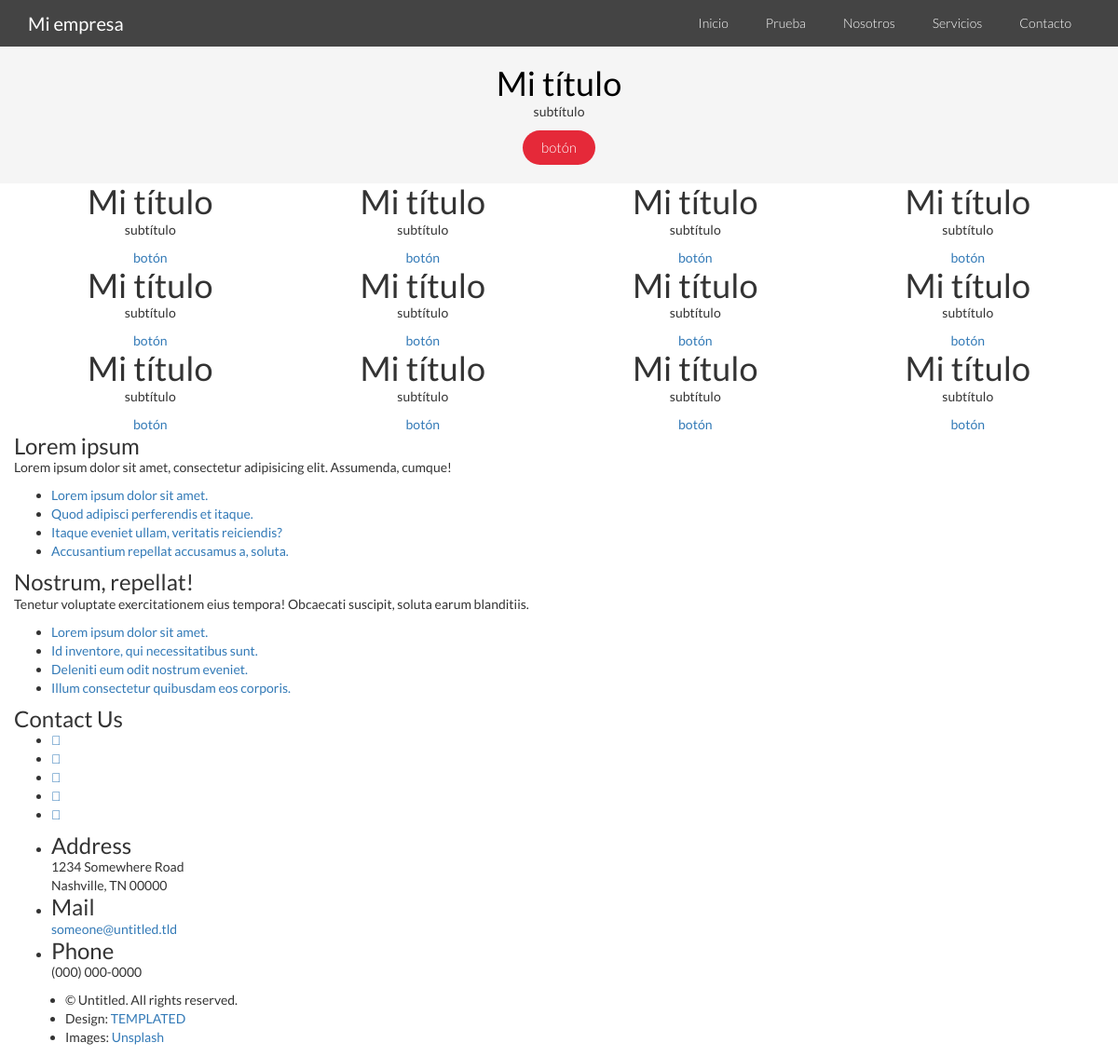
The page / on the database its author committed.
### tables this page shows
CREATE TABLE `pages` (
  `page_id` int(11) NOT NULL,
  `name` varchar(45) DEFAULT NULL,
  `url` varchar(45) DEFAULT NULL,
  `state_id` int(11) DEFAULT '1',
  `position` int(11) DEFAULT '0',
  `page_type_id` int(11) DEFAULT NULL
);

CREATE TABLE `datas` (
  `data_id` int(11) NOT NULL,
  `position` int(11) DEFAULT NULL,
  `state_id` int(11) DEFAULT NULL,
  `template_id` int(11) DEFAULT NULL,
  `content` text NOT NULL,
  `page_id` int(11) NOT NULL
);

### application/controllers/Website.php (called while the page is built, shortened)
<?php
class Website extends CI_Controller {
	public function __construct() {
		$this->load->model("pages");
        $this->load->model("datas");
	}
	public function index($page = "inicio") {
        if($this->pages->find_by_url($page)):
            $data = array(
                'pages' => $this->pages->find_all(),
                'page' => $this->pages->find_by_url($page),
                'datas' => $this->datas->find_all_by_url($page)
            );
            $this->load->view('frontend/inc/header', $data);
            $this->load->view('frontend/page_view');
            $this->load->view('frontend/inc/footer');
        else:
            echo "404";
        endif;
	}
}

### index.php (called while the page is built, shortened)
<?php
require_once BASEPATH.'core/CodeIgniter.php';

### application/models/Pages.php (called while the page is built, shortened)
<?php
class Pages extends CI_Model {
	public function find_all() {
		$this->db->order_by('position', 'ASC');
		$query = $this->db->get('pages');
		return $query->result();
	}
	public function find_by_url($url) {
		$this->db->where('url', $url);
		$query = $this->db->get('pages');
		return $query->row();
	}
}

### application/models/Datas.php (called while the page is built, shortened)
<?php
class Datas extends CI_Model {
	public function find_all_by_url($url) {
		$this->db->select('*, templates.name as temp_name');
        $this->db->from('datas');
        $this->db->join('pages', 'pages.page_id = datas.page_id');
		$this->db->join('templates', 'templates.template_id = datas.template_id', 'left');
        $this->db->where('pages.url', $url);
		$query = $this->db->get();
		return $query->result();
	}
}

### application/views/frontend/page_view.php (the view, shortened to what this page needs)
<?php
foreach ($datas as $data) {
   echo '<div class="main-temp ' . $data->class . '">
   			<div class="row">
    			<div class="col-md-12 col-sm-12 col-xs-12">
        			<div class="x_panel">';
					$data_array = array(
						"data_content" => $data->content,
						"data_template" => $data->template_id
					);
					$this->load->view("templates", $data_array);
		echo '</div>
			</div>
		</div>
	</div>';
}
?>

### application/views/frontend/inc/header.php (shortened to what this page needs)
<!DOCTYPE html>
<html lang="en">
	<head>
		<link href="<?= base_url('vendors/bootstrap/dist/css/bootstrap.min.css') ?>" rel="stylesheet">
		<link href="<?= base_url('vendors/font-awesome/css/font-awesome.min.css') ?>" rel="stylesheet">
		<link rel="stylesheet" href="<?= base_url('assets/template/css/style.css') ?>" />
		<link rel="stylesheet" href="<?= base_url('assets/template/css/front-style.css') ?>" />
	</head>
	<body>
			<header id="header">
				<div class="container">
					<div class="menu">
						<h1><a href="index.html">Mi empresa</a></h1>
						<nav id="nav">
							<?php
								foreach ($pages as $page) {
									echo '<a href="' . base_url($page->url) . '">' . $page->name . '</a>';
								}
							?>
						</nav>
					</div>
				</div>
			</header>

### application/views/templates.php
<?php
	$ncdata = explode('|', $data_content);
	switch ($data_template) {
		case '1':
			echo '<section class="template01">
					<div class="row">
						<div class="col-xs-12">
							<h1>' . $ncdata[0] . '</h1>
							<p>' . $ncdata[1] . '</p>
							<a href="">' . $ncdata[2] . '</a>
						</div>
					</div>
				</section>';
			break;
		case '2':
			echo '<section class="template02">
					<div class="container">
					<div class="row">
						<div class="col-xs-3">
							<h1>' . $ncdata[0] . '</h1>
							<p>' . $ncdata[1] . '</p>
							<a href="">' . $ncdata[2] . '</a>
						</div>
						<div class="col-xs-3">
							<h1>' . $ncdata[0] . '</h1>
							<p>' . $ncdata[1] . '</p>
							<a href="">' . $ncdata[2] . '</a>
						</div>
						<div class="col-xs-3">
							<h1>' . $ncdata[0] . '</h1>
							<p>' . $ncdata[1] . '</p>
							<a href="">' . $ncdata[2] . '</a>
						</div>
						<div class="col-xs-3">
							<h1>' . $ncdata[0] . '</h1>
							<p>' . $ncdata[1] . '</p>
							<a href="">' . $ncdata[2] . '</a>
						</div>
					</div>
					</div>
				</section>';
			break;
	}
?>

### assets/template/css/style.css (style rules this page uses)
.main-temp section { font-family: 'Lato', sans-serif; text-align: center; width: 100%; }
.main-temp.bg-grey section { background-color: #f5f5f5; }
#header { background-color: #444; }
#header .menu { display: flex; justify-content: space-between; align-items: center; }
#header .menu #nav a { color: #fff; padding: 5px 10px; margin: 10px; display: inline-block; font-weight: 300; }
#header .menu h1 { font-weight: 400; font-size: 20px; }
#header .menu h1 a { color: #fff; }
.main-temp section.template01 { padding: 20px 0; }
.main-temp section.template01 h1 { color: #000; }
.main-temp section.template01 a { font-size: 15px; font-weight: 300; padding: 8px 20px; display: inline-block; border-radius: 20px; }
.main-temp.btn-red section.template01 a { background-color: #E52939; color: #fff; }

### assets/template/css/front-style.css (style rules this page uses)
body { font-family: 'Lato', sans-serif; }
body, h1, h2, h3, h4, h5, h6 { margin: 0; padding: 0; }
a { text-decoration: none; }

### rows shown on the page
pages: name "Inicio"
pages: name "Prueba"
pages: name "Nosotros"
pages: name "Servicios"
pages: name "Contacto"
